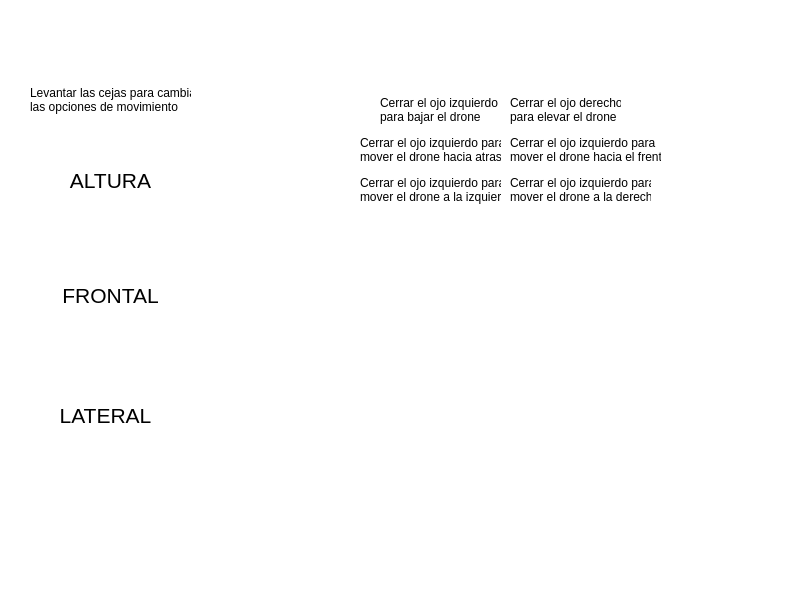
<?xml version="1.0" encoding="UTF-8"?>
<ui version="4.0">
 <class>MainWindow</class>
 <widget class="QMainWindow" name="MainWindow">
  <property name="geometry">
   <rect>
    <x>0</x>
    <y>0</y>
    <width>800</width>
    <height>600</height>
   </rect>
  </property>
  <property name="windowTitle">
   <string>MainWindow</string>
  </property>
  <property name="styleSheet">
   <string notr="true">background-color: rgb(255, 255, 255);</string>
  </property>
  <widget class="QWidget" name="centralwidget">
   <widget class="QLabel" name="label_drone">
    <property name="geometry">
     <rect>
      <x>230</x>
      <y>270</y>
      <width>561</width>
      <height>221</height>
     </rect>
    </property>
    <property name="styleSheet">
     <string notr="true">border-image: url(:/drone/Parrot-Mambo.jpg);</string>
    </property>
    <property name="text">
     <string/>
    </property>
   </widget>
   <widget class="QLabel" name="label_cejas">
    <property name="geometry">
     <rect>
      <x>30</x>
      <y>40</y>
      <width>161</width>
      <height>41</height>
     </rect>
    </property>
    <property name="styleSheet">
     <string notr="true">border-image: url(:/cejas/Cejas.jpg);</string>
    </property>
    <property name="text">
     <string/>
    </property>
   </widget>
   <widget class="QLabel" name="label_ojos">
    <property name="geometry">
     <rect>
      <x>420</x>
      <y>40</y>
      <width>161</width>
      <height>41</height>
     </rect>
    </property>
    <property name="styleSheet">
     <string notr="true">border-image: url(:/ojos/ojos.jpg);</string>
    </property>
    <property name="text">
     <string/>
    </property>
   </widget>
   <widget class="QLabel" name="label_Pu_bla_1">
    <property name="geometry">
     <rect>
      <x>70</x>
      <y>200</y>
      <width>31</width>
      <height>31</height>
     </rect>
    </property>
    <property name="styleSheet">
     <string notr="true">border-image: url(:/punto_blanco/punto_blanco.jpg);</string>
    </property>
    <property name="text">
     <string/>
    </property>
   </widget>
   <widget class="QLabel" name="label_Pu_ver_1">
    <property name="geometry">
     <rect>
      <x>110</x>
      <y>200</y>
      <width>31</width>
      <height>31</height>
     </rect>
    </property>
    <property name="styleSheet">
     <string notr="true">border-image: url(:/punto_verde/punto_verde.jpg);</string>
    </property>
    <property name="text">
     <string/>
    </property>
   </widget>
   <widget class="QLabel" name="label_Pu_bla_2">
    <property name="geometry">
     <rect>
      <x>70</x>
      <y>320</y>
      <width>31</width>
      <height>31</height>
     </rect>
    </property>
    <property name="styleSheet">
     <string notr="true">border-image: url(:/punto_blanco/punto_blanco.jpg);</string>
    </property>
    <property name="text">
     <string/>
    </property>
   </widget>
   <widget class="QLabel" name="label_Pu_ver_2">
    <property name="geometry">
     <rect>
      <x>110</x>
      <y>320</y>
      <width>31</width>
      <height>31</height>
     </rect>
    </property>
    <property name="styleSheet">
     <string notr="true">border-image: url(:/punto_verde/punto_verde.jpg);</string>
    </property>
    <property name="text">
     <string/>
    </property>
   </widget>
   <widget class="QLabel" name="label_Pu_bla_3">
    <property name="geometry">
     <rect>
      <x>70</x>
      <y>450</y>
      <width>31</width>
      <height>31</height>
     </rect>
    </property>
    <property name="styleSheet">
     <string notr="true">border-image: url(:/punto_blanco/punto_blanco.jpg);</string>
    </property>
    <property name="text">
     <string/>
    </property>
   </widget>
   <widget class="QLabel" name="label_Pu_ver_3">
    <property name="geometry">
     <rect>
      <x>110</x>
      <y>450</y>
      <width>31</width>
      <height>31</height>
     </rect>
    </property>
    <property name="styleSheet">
     <string notr="true">border-image: url(:/punto_verde/punto_verde.jpg);</string>
    </property>
    <property name="text">
     <string/>
    </property>
   </widget>
   <widget class="QLabel" name="label_altura">
    <property name="geometry">
     <rect>
      <x>60</x>
      <y>160</y>
      <width>101</width>
      <height>41</height>
     </rect>
    </property>
    <property name="text">
     <string>&lt;html&gt;&lt;head/&gt;&lt;body&gt;&lt;p align=&quot;center&quot;&gt;&lt;span style=&quot; font-size:16pt;&quot;&gt;ALTURA&lt;/span&gt;&lt;/p&gt;&lt;/body&gt;&lt;/html&gt;</string>
    </property>
   </widget>
   <widget class="QLabel" name="label_frontal">
    <property name="geometry">
     <rect>
      <x>50</x>
      <y>280</y>
      <width>121</width>
      <height>31</height>
     </rect>
    </property>
    <property name="text">
     <string>&lt;html&gt;&lt;head/&gt;&lt;body&gt;&lt;p align=&quot;center&quot;&gt;&lt;span style=&quot; font-size:16pt;&quot;&gt;FRONTAL&lt;/span&gt;&lt;/p&gt;&lt;/body&gt;&lt;/html&gt;</string>
    </property>
   </widget>
   <widget class="QLabel" name="label_lateral">
    <property name="geometry">
     <rect>
      <x>50</x>
      <y>400</y>
      <width>111</width>
      <height>31</height>
     </rect>
    </property>
    <property name="text">
     <string>&lt;html&gt;&lt;head/&gt;&lt;body&gt;&lt;p align=&quot;center&quot;&gt;&lt;span style=&quot; font-size:16pt;&quot;&gt;LATERAL&lt;/span&gt;&lt;/p&gt;&lt;/body&gt;&lt;/html&gt;</string>
    </property>
   </widget>
   <widget class="QLabel" name="label_desc_cejas">
    <property name="geometry">
     <rect>
      <x>30</x>
      <y>80</y>
      <width>161</width>
      <height>41</height>
     </rect>
    </property>
    <property name="text">
     <string>&lt;html&gt;&lt;head/&gt;&lt;body&gt;&lt;p align=&quot;justify&quot;&gt;Levantar las cejas para cambiar&lt;br/&gt;las opciones de movimiento&lt;/p&gt;&lt;/body&gt;&lt;/html&gt;</string>
    </property>
   </widget>
   <widget class="QLabel" name="label_desc_izq_alt">
    <property name="geometry">
     <rect>
      <x>380</x>
      <y>90</y>
      <width>121</width>
      <height>41</height>
     </rect>
    </property>
    <property name="text">
     <string>&lt;html&gt;&lt;head/&gt;&lt;body&gt;&lt;p&gt;Cerrar el ojo izquierdo &lt;br/&gt;para bajar el drone&lt;/p&gt;&lt;/body&gt;&lt;/html&gt;</string>
    </property>
   </widget>
   <widget class="QLabel" name="label_desc_der_alt">
    <property name="geometry">
     <rect>
      <x>510</x>
      <y>90</y>
      <width>111</width>
      <height>41</height>
     </rect>
    </property>
    <property name="text">
     <string>&lt;html&gt;&lt;head/&gt;&lt;body&gt;&lt;p&gt;Cerrar el ojo derecho&lt;br/&gt;para elevar el drone&lt;/p&gt;&lt;/body&gt;&lt;/html&gt;</string>
    </property>
   </widget>
   <widget class="QLabel" name="label_desc_izq_fron">
    <property name="geometry">
     <rect>
      <x>360</x>
      <y>130</y>
      <width>141</width>
      <height>41</height>
     </rect>
    </property>
    <property name="text">
     <string>&lt;html&gt;&lt;head/&gt;&lt;body&gt;&lt;p&gt;Cerrar el ojo izquierdo para&lt;br/&gt;mover el drone hacia atras&lt;/p&gt;&lt;/body&gt;&lt;/html&gt;</string>
    </property>
   </widget>
   <widget class="QLabel" name="label_desc_der_fron">
    <property name="geometry">
     <rect>
      <x>510</x>
      <y>130</y>
      <width>151</width>
      <height>41</height>
     </rect>
    </property>
    <property name="text">
     <string>&lt;html&gt;&lt;head/&gt;&lt;body&gt;&lt;p&gt;Cerrar el ojo izquierdo para&lt;br/&gt;mover el drone hacia el frente&lt;/p&gt;&lt;/body&gt;&lt;/html&gt;</string>
    </property>
   </widget>
   <widget class="QLabel" name="label_desc_izq_lat">
    <property name="geometry">
     <rect>
      <x>360</x>
      <y>170</y>
      <width>141</width>
      <height>41</height>
     </rect>
    </property>
    <property name="text">
     <string>&lt;html&gt;&lt;head/&gt;&lt;body&gt;&lt;p&gt;Cerrar el ojo izquierdo para&lt;br/&gt;mover el drone a la izquierda&lt;/p&gt;&lt;/body&gt;&lt;/html&gt;</string>
    </property>
   </widget>
   <widget class="QLabel" name="label_desc_der_lat">
    <property name="geometry">
     <rect>
      <x>510</x>
      <y>170</y>
      <width>141</width>
      <height>41</height>
     </rect>
    </property>
    <property name="text">
     <string>&lt;html&gt;&lt;head/&gt;&lt;body&gt;&lt;p&gt;Cerrar el ojo izquierdo para&lt;br/&gt;mover el drone a la derecha&lt;/p&gt;&lt;/body&gt;&lt;/html&gt;</string>
    </property>
   </widget>
   <widget class="QLabel" name="label_arriba">
    <property name="geometry">
     <rect>
      <x>490</x>
      <y>210</y>
      <width>47</width>
      <height>61</height>
     </rect>
    </property>
    <property name="styleSheet">
     <string notr="true">border-image: url(:/arriba/arriba.png);</string>
    </property>
    <property name="text">
     <string>&lt;html&gt;&lt;head/&gt;&lt;body&gt;&lt;p&gt;&lt;br/&gt;&lt;/p&gt;&lt;p&gt;&lt;br/&gt;&lt;/p&gt;&lt;/body&gt;&lt;/html&gt;</string>
    </property>
   </widget>
   <widget class="QLabel" name="label_atras">
    <property name="geometry">
     <rect>
      <x>486</x>
      <y>292</y>
      <width>51</width>
      <height>21</height>
     </rect>
    </property>
    <property name="styleSheet">
     <string notr="true">border-image: url(:/atras/atras.png);</string>
    </property>
    <property name="text">
     <string/>
    </property>
   </widget>
   <widget class="QLabel" name="label_frente">
    <property name="geometry">
     <rect>
      <x>490</x>
      <y>430</y>
      <width>47</width>
      <height>21</height>
     </rect>
    </property>
    <property name="styleSheet">
     <string notr="true">border-image: url(:/adelante/frente.png);</string>
    </property>
    <property name="text">
     <string/>
    </property>
   </widget>
   <widget class="QLabel" name="label_abajo">
    <property name="geometry">
     <rect>
      <x>490</x>
      <y>480</y>
      <width>47</width>
      <height>81</height>
     </rect>
    </property>
    <property name="styleSheet">
     <string notr="true">border-image: url(:/abajo/abajo.png);</string>
    </property>
    <property name="text">
     <string/>
    </property>
   </widget>
   <widget class="QLabel" name="label_izquierdo">
    <property name="geometry">
     <rect>
      <x>200</x>
      <y>330</y>
      <width>101</width>
      <height>41</height>
     </rect>
    </property>
    <property name="styleSheet">
     <string notr="true">border-image: url(:/izquierda/izquierda.png);</string>
    </property>
    <property name="text">
     <string/>
    </property>
   </widget>
   <widget class="QLabel" name="label_derecha">
    <property name="geometry">
     <rect>
      <x>700</x>
      <y>340</y>
      <width>91</width>
      <height>41</height>
     </rect>
    </property>
    <property name="styleSheet">
     <string notr="true">border-image: url(:/derecha/derecha.png);</string>
    </property>
    <property name="text">
     <string/>
    </property>
   </widget>
  </widget>
  <widget class="QMenuBar" name="menubar">
   <property name="geometry">
    <rect>
     <x>0</x>
     <y>0</y>
     <width>800</width>
     <height>26</height>
    </rect>
   </property>
  </widget>
  <widget class="QStatusBar" name="statusbar"/>
 </widget>
 <resources>
  <include location="drone.qrc"/>
  <include location="atras.qrc"/>
  <include location="adelante.qrc"/>
  <include location="izquierda.qrc"/>
  <include location="abajo.qrc"/>
  <include location="derecha.qrc"/>
  <include location="arriba.qrc"/>
  <include location="punto_verde.qrc"/>
  <include location="punto_blanco.qrc"/>
  <include location="ojos.qrc"/>
  <include location="cejas.qrc"/>
 </resources>
 <connections/>
</ui>
